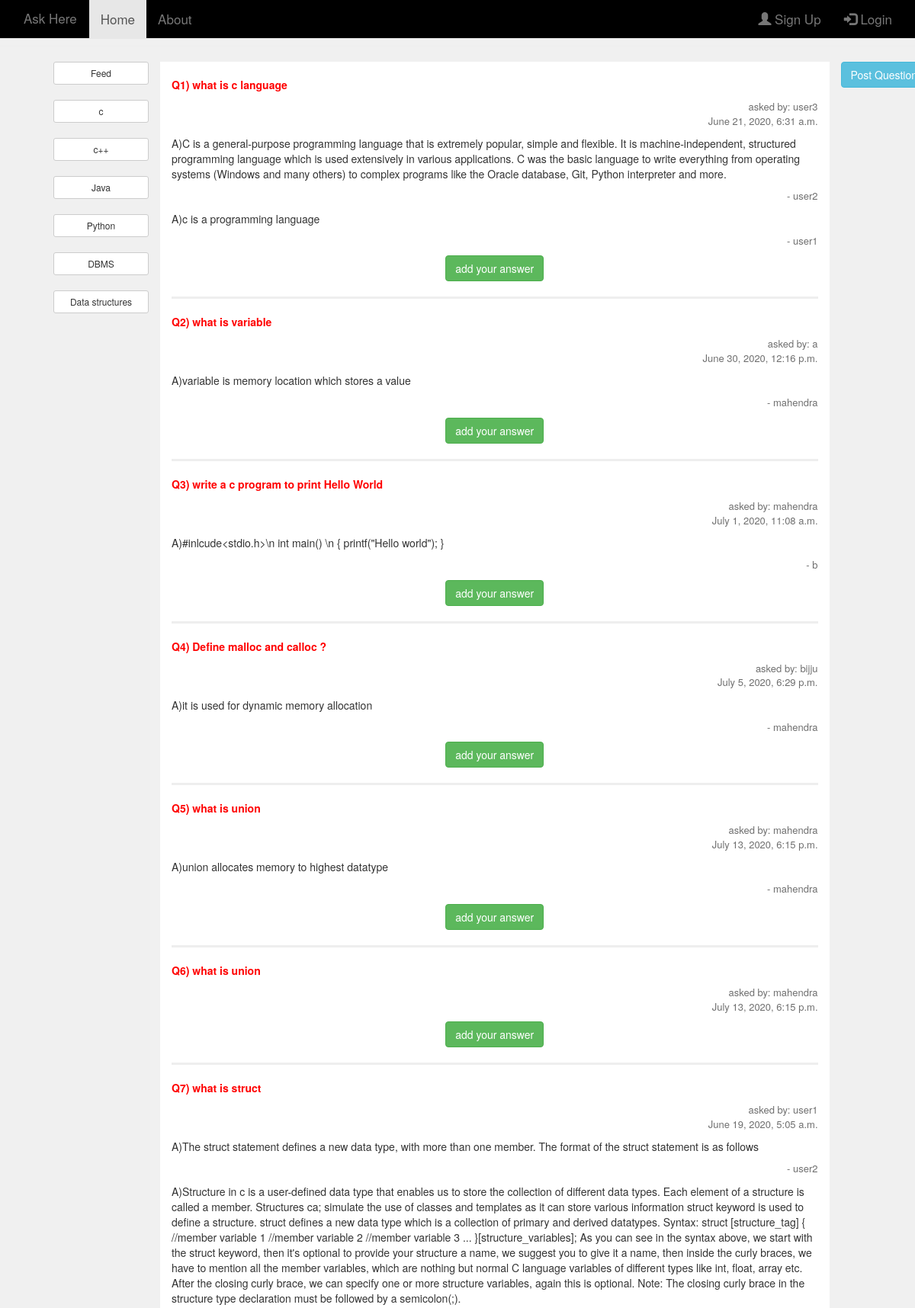
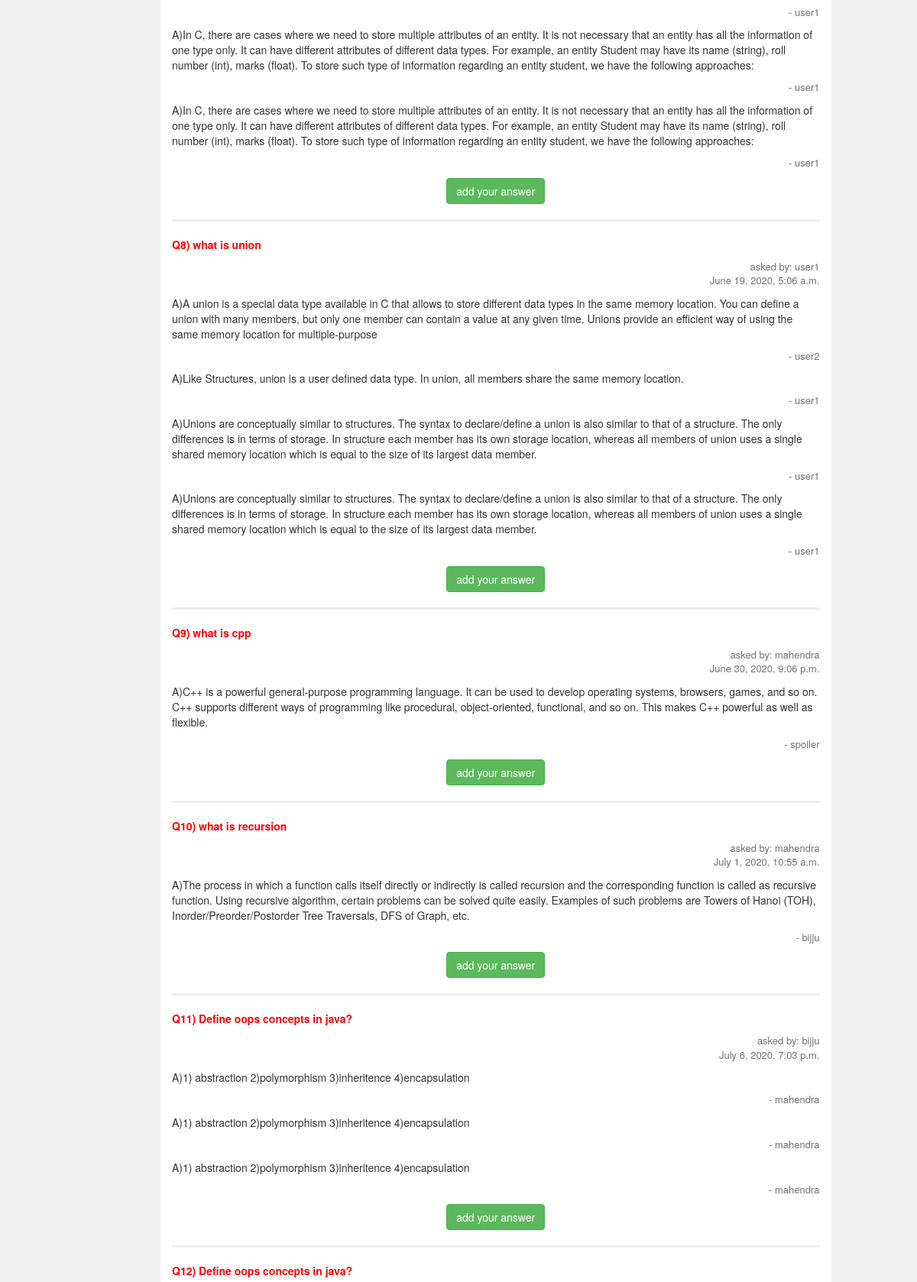
The page / (upper part) on the database its author committed (2 pictures, top to bottom).
### Ask/models.py (models this page shows)
class Interest(models.Model):
    topic = models.CharField(max_length=30)

class Question(models.Model):
    question_text = models.CharField(max_length=300)
    created_by = models.ForeignKey(UserLogin,on_delete = models.CASCADE)
    topic_id = models.ForeignKey(Interest,on_delete=models.CASCADE)
    created_date = models.DateTimeField()

class UserLogin(models.Model):
    username = models.CharField(max_length=20)
    password = models.CharField(max_length=20)
    email = models.EmailField()

class Answer(models.Model):
    que_id = models.ForeignKey(Question,on_delete=models.CASCADE)
    answer_text = models.CharField(max_length=2000)
    answerd_by = models.ForeignKey(UserLogin,on_delete=models.CASCADE)

### Ask/views.py (the view)
# urls.py: path('',index,name='index'),
def index(request):
    if request.user.is_authenticated:
        user = UserLogin.objects.get(username=request.user.username)
        topics_id = UserInterest.objects.filter(user_id_id=user.id).values('interest_id_id')
    else:
        topics_id = UserInterest.objects.all().values('interest_id_id')
    questions = Question.objects.filter(topic_id_id__in=topics_id)   # in operator in sql
    answers = dict()  # stores question_object as key and answers_list as value
    for i in questions:
        answers[i] = Answer.objects.filter(que_id_id=i.id)
    context = {'page':'home','answers':answers,'user':request.user,'topics':topics,'page':'index' }
    return render(request,'index.html',context)

### Ask/templates/index.html
{% extends 'base.html' %}
{% load static %}
{% block content2 %}
    {% if answers %}
        <br>
        {% for question,answer in answers.items %}
        <div>
            <p class="question-display">
               Q{{forloop.counter}}) {{ question.question_text }}
            </p>
            <p class="user-display">
                asked by:<span> {{  question.created_by.username }} </span>  <br>  <span> {{ question.created_date }}</span>
            </p>
            {% for a in answer %}
                <p class="answer-display">  A){{ a.answer_text }}  </p>
                <p class="user-display"> -<span> {{ a.answerd_by.username }} </span>  </p>
            {% endfor %}
            <div style="text-align: center;">
                <a href="{% url 'add_answer' que_id=question.id %}">
                    <button type="button" class="btn btn-success">add your answer </button>
                </a>
            </div>
            <hr style="border-width: 3px;">
        </div>
        {% endfor %}
    {% else %}
        <br>
        <p> Sorry, No questions Yet .</p>
            <a href="{% url 'post_question' %}">
                <button type="button" class="btn btn-info">Post Question</button>
            </a>
    {% endif %}
{% endblock %}

### Ask/templates/base.html (shortened to what this page needs)
{% load static %}
<!DOCTYPE  html>
<html >
<head>
    <link rel="stylesheet" href="https://maxcdn.bootstrapcdn.com/bootstrap/3.3.7/css/bootstrap.min.css"
>
    <link rel="stylesheet" href="{% static 'default.css' %}">
</head>
<body  style="background-color: #f0f0f0;">
        <nav class="navbar navbar-default navbar-fixed-top">
            <div class="container">
                <div class="navbar-header">
                    <a class="navbar-brand" href="{% url 'index' %}">Ask Here</a>
                  </div>
                <ul class="nav navbar-nav">
                    <li class ={% if page == 'index' %} "active" {% endif %} > <a href="{% url 'index' %}">Home</a> </li>
                    <li class ={% if page == 'about' %} "active" {% endif %} > <a href="{% url 'about' %}">About</a> </li>
                </ul>
                <ul class="nav navbar-nav navbar-right">
                    {% if user.is_authenticated %}
                        <li>  <a href="#" class="username-display"><p style="color: white;">{{ user.username }}</p>   </a>  </li>
                        <li>
                            <a href="{% url 'logout' %}" class="right-nav-display">
                              <button type="button" class="btn btn-danger">logout </button>
                            </a>
                        </li>
                    {%  else  %}
                    <li><a href="{% url 'signup' %}"><span class="glyphicon glyphicon-user"></span> Sign Up</a></li>
                    <li><a href="{% url 'login' %}"><span class="glyphicon glyphicon-log-in"></span> Login</a></li>
                    {% endif %}
                </ul>
            </div>
        </nav>
        <br><br> <hr>
        <div class="container">
            <div class="row">
                <div class="col-md-2">
                    <ul style="list-style-type:none;">
                        <li><a href="{% url 'index' %}">
                                <button class="btn btn-default btn-sm btn-block"> Feed  </button>
                            </a>
                        </li> <br>
                        {% for t in topics %}
                            <li>
                                <a href="{% url 'filter' topic_id=t.id %}" role="button">
                                    <button class="btn btn-default btn-sm btn-block">{{ t.topic }} </button>
                                </a>
                            </li>
                            <br>
                        {% endfor %}
                    </ul>
                </div>
                <div class="col-md-9 middle-display">
                    {% block content2 %}{% endblock %}
                </div>
                <div class="col-md-1">
                    <a href="{% url 'post_question' %}">
                        <button type="button" class="btn btn-info"> Post Question</button>
                    </a>
                </div>
            </div>
        </div>
</body>
</html>

### Ask/static/default.css (style rules this page uses)
.question-display { color: red; font-weight: bold; }
a:link { text-decoration: none; }
.user-display { text-align: right; font-size: small; opacity: 0.7; }
.answer-display { opacity: 1; }
.middle-display { background-color: white; }
.navbar { overflow: hidden; background-color:black; position: fixed; top: 0; width: 100%; }
.navbar a { float: left; display: block; color: #f2f2f2; text-align: center; padding: 14px 16px; text-decoration: none; font-size: 17px; }

### rows shown on the page
Interest: topic "c"
Interest: topic "c++"
Interest: topic "Java"
Interest: topic "Python"
Interest: topic "DBMS"
Interest: topic "Data structures"
Question: question_text "what is c language", created_by.username "user3", created_date "June 21, 2020, 6:31 a.m."
Answer: answer_text "C is a general-purpose programming language that is extremely popular, simple and flexible. It is machine-independent, structured programming language which is used extensively in various applications. C was the basic language to write everything from operating systems (Windows and many others) to complex programs like the Oracle database, Git, Python interpreter and more.", answerd_by.username "user2"
Answer: answer_text "c is a programming language", answerd_by.username "user1"
Question: question_text "what is variable", created_by.username "a", created_date "June 30, 2020, 12:16 p.m."
Answer: answer_text "variable is memory location which stores a value", answerd_by.username "mahendra"
Question: question_text "write a c program to print Hello World", created_by.username "mahendra", created_date "July 1, 2020, 11:08 a.m."
Answer: answer_text "#inlcude<stdio.h>\\n int main() \\n { printf(\"Hello world\"); }", answerd_by.username "b"
Question: question_text "Define malloc and calloc ?", created_by.username "bijju", created_date "July 5, 2020, 6:29 p.m."
Answer: answer_text "it is used for dynamic memory allocation", answerd_by.username "mahendra"
Question: question_text "what is union", created_by.username "mahendra", created_date "July 13, 2020, 6:15 p.m."
Answer: answer_text "union allocates memory to highest datatype", answerd_by.username "mahendra"
Question: question_text "what is union", created_by.username "mahendra", created_date "July 13, 2020, 6:15 p.m."
Question: question_text "what is struct", created_by.username "user1", created_date "June 19, 2020, 5:05 a.m."
Answer: answer_text "The struct statement defines a new data type, with more than one member. The format of the struct statement is as follows", answerd_by.username "user2"
Answer: answer_text "Structure in c is a user-defined data type that enables us to store the collection of different data types. Each element of a structure is called a member. Structures ca; simulate the use of classes and templates as it can store various information struct keyword is used to define a structure. struct defines a new data type which is a collection of primary and derived datatypes. Syntax: struct [structure_tag] { //member variable 1 //member variable 2 //member variable 3 ... }[structure_variables]; As you can see in the syntax above, we start with the struct keyword, then it's optional to provide your structure a name, we suggest you to give it a name, then inside the curly braces, we have…", answerd_by.username "user1"
Answer: answer_text "In C, there are cases where we need to store multiple attributes of an entity. It is not necessary that an entity has all the information of one type only. It can have different attributes of different data types. For example, an entity Student may have its name (string), roll number (int), marks (float). To store such type of information regarding an entity student, we have the following approaches:", answerd_by.username "user1"
Answer: answer_text "In C, there are cases where we need to store multiple attributes of an entity. It is not necessary that an entity has all the information of one type only. It can have different attributes of different data types. For example, an entity Student may have its name (string), roll number (int), marks (float). To store such type of information regarding an entity student, we have the following approaches:", answerd_by.username "user1"
Question: question_text "what is union", created_by.username "user1", created_date "June 19, 2020, 5:06 a.m."
Answer: answer_text "A union is a special data type available in C that allows to store different data types in the same memory location. You can define a union with many members, but only one member can contain a value at any given time. Unions provide an efficient way of using the same memory location for multiple-purpose", answerd_by.username "user2"
Answer: answer_text "Like Structures, union is a user defined data type. In union, all members share the same memory location.", answerd_by.username "user1"
Answer: answer_text "Unions are conceptually similar to structures. The syntax to declare/define a union is also similar to that of a structure. The only differences is in terms of storage. In structure each member has its own storage location, whereas all members of union uses a single shared memory location which is equal to the size of its largest data member.", answerd_by.username "user1"
Answer: answer_text "Unions are conceptually similar to structures. The syntax to declare/define a union is also similar to that of a structure. The only differences is in terms of storage. In structure each member has its own storage location, whereas all members of union uses a single shared memory location which is equal to the size of its largest data member.", answerd_by.username "user1"
Question: question_text "what is cpp", created_by.username "mahendra", created_date "June 30, 2020, 9:06 p.m."
Answer: answer_text "C++ is a powerful general-purpose programming language. It can be used to develop operating systems, browsers, games, and so on. C++ supports different ways of programming like procedural, object-oriented, functional, and so on. This makes C++ powerful as well as flexible.", answerd_by.username "spoiler"
Question: question_text "what is recursion", created_by.username "mahendra", created_date "July 1, 2020, 10:55 a.m."
Answer: answer_text "The process in which a function calls itself directly or indirectly is called recursion and the corresponding function is called as recursive function. Using recursive algorithm, certain problems can be solved quite easily. Examples of such problems are Towers of Hanoi (TOH), Inorder/Preorder/Postorder Tree Traversals, DFS of Graph, etc.", answerd_by.username "bijju"
Question: question_text "Define oops concepts in java?", created_by.username "bijju", created_date "July 6, 2020, 7:03 p.m."
Answer: answer_text "1) abstraction 2)polymorphism 3)inheritence 4)encapsulation", answerd_by.username "mahendra"
Answer: answer_text "1) abstraction 2)polymorphism 3)inheritence 4)encapsulation", answerd_by.username "mahendra"
Answer: answer_text "1) abstraction 2)polymorphism 3)inheritence 4)encapsulation", answerd_by.username "mahendra"
Question: question_text "Define oops concepts in java?"
